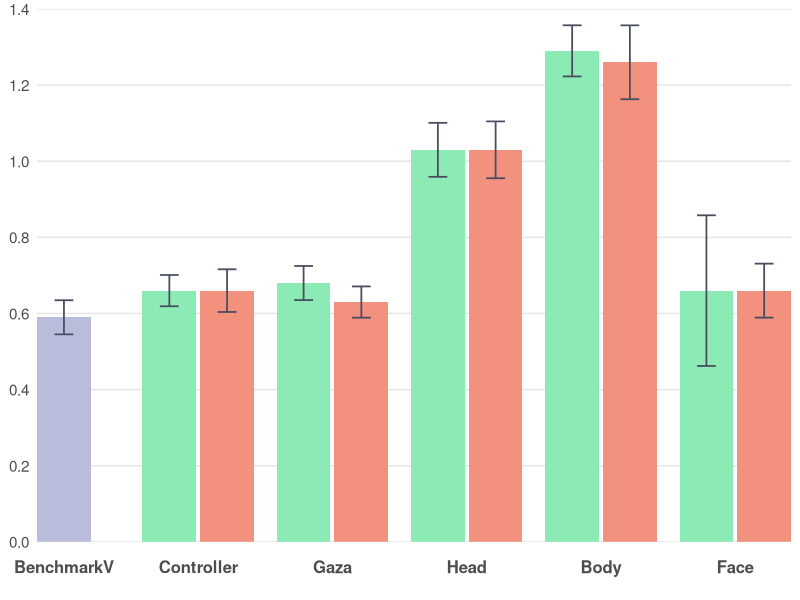
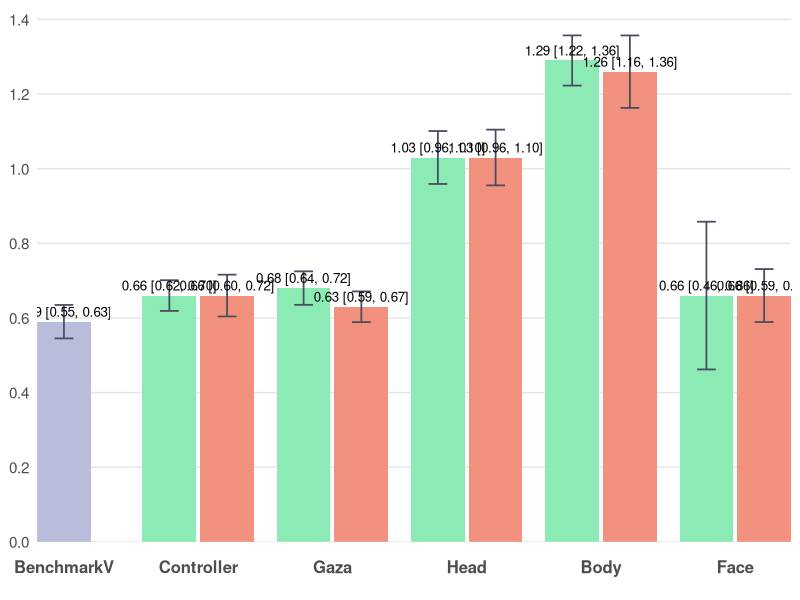

Source code (R) for these figures, in order:
# ================= Packages =================
if (!require(ggplot2)) install.packages("ggplot2")
library(ggplot2)

# ================= Data =================
bench_mean <- 0.59; bench_sd <- 0.12

dat <- data.frame(
  Category = c("BenchmarkV",
               "Controller","Controller",
               "Gaza","Gaza",
               "Head","Head",
               "Body","Body",
               "Face","Face"),
  slot     = c("C",
               "L","R",
               "L","R",
               "L","R",
               "L","R",
               "L","R"),
  series   = c("BenchmarkV",
               "Easy","Hard",
               "Easy","Hard",
               "Easy","Hard",
               "Easy","Hard",
               "Easy","Hard"),
  mean     = c(bench_mean,
               0.66, 0.66,
               0.68, 0.63,
               1.03, 1.03,
               1.29, 1.26,
               0.66, 0.66),
  sd       = c(bench_sd,
               0.11, 0.15,
               0.12, 0.11,
               0.19, 0.20,
               0.18, 0.26,
               0.53, 0.19),
  stringsAsFactors = FALSE
)

# 固定横轴顺序
dat$Category <- factor(dat$Category,
  levels = c("BenchmarkV","Controller","Gaza","Head","Body","Face"))
dat$slot   <- factor(dat$slot, levels = c("L","C","R"))
dat$series <- factor(dat$series, levels = c("Easy","BenchmarkV","Hard"))

# ================= 手动定位（确保居中+相邻柱体有间距） =================
# 以每个类目的中心为整数(1,2,3,...)，在左右各偏移 delta；两柱宽度为 bar_w
group_w <- 0.8               # 每个类目总体占宽（<1 避免挤到相邻类目）
bar_w   <- group_w / 2       # 0.4  柱体宽度保持不变
delta   <- group_w / 4       # 0.2  基础偏移
gap     <- 0.03              # 相邻柱体间距（几个像素）

# 对于非BenchmarkV类别，L和R之间增加间距
offset_map <- c(L = -delta - gap/2, C = 0, R = +delta + gap/2)

x_base <- as.numeric(dat$Category)
dat$x  <- x_base + unname(offset_map[as.character(dat$slot)])

# ================= 配色方案 =================
col_easy  <- "#8CEAB4"      # Easy
col_hard  <- "#F1917E"      # Hard
col_bench <- "#B9BCDB"      # BenchmarkV

err_col   <- "#484D5F"

theme_base <- theme_minimal(base_size = 13) +
  theme(
    legend.position    = "none",
    panel.background   = element_rect(fill = "#FFFFFF", color = NA),  # 白底
    plot.background    = element_rect(fill = "#FFFFFF", color = NA),  # 白底
    panel.grid.major   = element_blank(),  # 去除所有网格线
    panel.grid.minor   = element_blank(),  # 去除所有网格线
    panel.grid.major.x = element_blank(),
    panel.grid.minor.x = element_blank(),
    panel.grid.major.y = element_blank(),
    panel.grid.minor.y = element_blank(),
    axis.ticks.x       = element_blank(),  # 去除x轴刻度线（底部灰色竖线）
    axis.ticks.y       = element_blank(),  # 去除y轴刻度线（左侧竖着的刻度线）
    axis.line.x        = element_blank(),  # 去除x轴线（底部灰色竖线）
    axis.line.y        = element_blank(),  # 去除y轴线（左侧竖线）
    axis.text.x        = element_text(size = 12, face = "bold", 
                                       margin = margin(t = 10, b = 10)),  # 底部文字距离坐标轴更远
    axis.text.y        = element_text(size = 11),
    axis.title         = element_blank()
  )

# y 轴：0-1.4 的坐标线
y_top    <- 1.4
y_breaks <- seq(0, 1.4, by = 0.2)

# x 轴：用数值坐标，刻度放在每个类目中心
x_breaks <- seq_along(levels(dat$Category))
x_labels <- levels(dat$Category)

# ================= 95% 置信区间计算 =================
n <- 30  # 样本量
df <- n - 1  # 自由度 = 29
t_critical <- qt(0.975, df)  # t分布临界值（95% CI，双尾）
# 计算95% CI的误差范围
dat$ci_margin <- t_critical * (dat$sd / sqrt(n))

# ================= 图1：不带标注 =================
p1 <- ggplot(dat, aes(x = x, y = mean, fill = series)) +
  # 手动添加 0-1.4 的水平坐标线
  geom_hline(yintercept = y_breaks, color = "#E5E5E5", linewidth = 0.5) +
  geom_col(width = bar_w, position = "identity", colour = NA) +
  geom_errorbar(aes(ymin = mean - ci_margin, ymax = mean + ci_margin),
                width = bar_w * 0.35, color = err_col, linewidth = 0.6,
                position = "identity") +
  scale_fill_manual(values = c(Easy = col_easy, BenchmarkV = col_bench, Hard = col_hard)) +
  scale_y_continuous(breaks = y_breaks, minor_breaks = NULL) +
  scale_x_continuous(breaks = x_breaks, labels = x_labels, expand = c(0, 0)) +
  coord_cartesian(ylim = c(0, y_top), expand = 0) +
  theme_base

# ================= 图2：带"均值 (95% CI)"标注 =================
lab_df <- transform(dat, label = sprintf("%.2f [%.2f, %.2f]", mean, 
                                          mean - ci_margin, mean + ci_margin))

p2 <- ggplot(dat, aes(x = x, y = mean, fill = series)) +
  # 手动添加 0-1.4 的水平坐标线
  geom_hline(yintercept = y_breaks, color = "#E5E5E5", linewidth = 0.5) +
  geom_col(width = bar_w, position = "identity", colour = NA) +
  geom_errorbar(aes(ymin = mean - ci_margin, ymax = mean + ci_margin),
                width = bar_w * 0.35, color = err_col, linewidth = 0.6,
                position = "identity") +
  geom_text(data = lab_df, aes(label = label),
            vjust = -0.5, size = 3.4, position = "identity") +
  scale_fill_manual(values = c(Easy = col_easy, BenchmarkV = col_bench, Hard = col_hard)) +
  scale_y_continuous(breaks = y_breaks, minor_breaks = NULL) +
  scale_x_continuous(breaks = x_breaks, labels = x_labels, expand = c(0, 0)) +
  coord_cartesian(ylim = c(0, y_top * 1.02), expand = 0) +
  theme_base

# 保存文件
ggsave("no_labels/DoA_no_labels.png", p1, width = 8, height = 3.57, dpi = 300, bg = "white")
ggsave("with_labels/DoA_with_labels.png", p2, width = 8, height = 3.92, dpi = 300, bg = "white")
